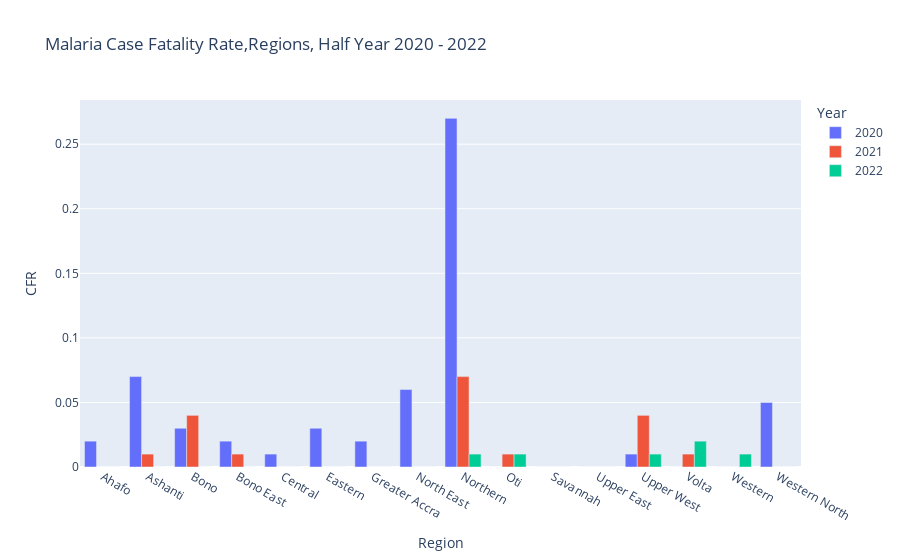

Here is the notebook cell this chart was saved with:
### Code cell
merged_df['Year']=merged_df['Year'].astype(str)
fig=px.bar(merged_df,x='Region',y='CFR',
          color='Year',
          barmode='group',
          title='Malaria Case Fatality Rate,Regions, Half Year 2020 - 2022')
fig.show()

### Figure 1 — Plotly figure (JSON) as saved in the notebook; plotly's stock layout.template omitted (floating-point values rounded to 4 significant figures)
{"data": [{"alignmentgroup": "True", "hovertemplate": "Year=2020<br>Region=%{x}<br>CFR=%{y}<extra></extra>", "legendgroup": "2020", "marker": {"color": "#636efa", "pattern": {"shape": ""}}, "name": "2020", "offsetgroup": "2020", "orientation": "v", "showlegend": true, "textposition": "auto", "type": "bar", "x": ["Ahafo", "Ashanti", "Bono", "Bono East", "Central", "Eastern", "Greater Accra", "North East", "Northern", "Oti", "Savannah", "Upper East", "Upper West", "Volta", "Western", "Western North"], "xaxis": "x", "y": [0.02, 0.07, 0.03, 0.02, 0.01, 0.03, 0.02, 0.06, 0.27, 0, 0, 0, 0.01, 0, 0, 0.05], "yaxis": "y"}, {"alignmentgroup": "True", "hovertemplate": "Year=2021<br>Region=%{x}<br>CFR=%{y}<extra></extra>", "legendgroup": "2021", "marker": {"color": "#EF553B", "pattern": {"shape": ""}}, "name": "2021", "offsetgroup": "2021", "orientation": "v", "showlegend": true, "textposition": "auto", "type": "bar", "x": ["Ahafo", "Ashanti", "Bono", "Bono East", "Central", "Eastern", "Greater Accra", "North East", "Northern", "Oti", "Savannah", "Upper East", "Upper West", "Volta", "Western", "Western North"], "xaxis": "x", "y": [0, 0.01, 0.04, 0.01, 0, 0, 0, 0, 0.07, 0.01, 0, 0, 0.04, 0.01, 0, 0], "yaxis": "y"}, {"alignmentgroup": "True", "hovertemplate": "Year=2022<br>Region=%{x}<br>CFR=%{y}<extra></extra>", "legendgroup": "2022", "marker": {"color": "#00cc96", "pattern": {"shape": ""}}, "name": "2022", "offsetgroup": "2022", "orientation": "v", "showlegend": true, "textposition": "auto", "type": "bar", "x": ["Ahafo", "Ashanti", "Bono", "Bono East", "Central", "Eastern", "Greater Accra", "North East", "Northern", "Oti", "Savannah", "Upper East", "Upper West", "Volta", "Western", "Western North"], "xaxis": "x", "y": [0, 0, 0, 0, 0, 0, 0, 0, 0.01, 0.01, 0, 0, 0.01, 0.02, 0.01, 0], "yaxis": "y"}], "layout": {"barmode": "group", "legend": {"title": {"text": "Year"}, "tracegroupgap": 0}, "title": {"text": "Malaria Case Fatality Rate,Regions, Half Year 2020 - 2022"}, "xaxis": {"anchor": "y", "domain": [0, 1], "title": {"text": "Region"}}, "yaxis": {"anchor": "x", "domain": [0, 1], "title": {"text": "CFR"}}}}
